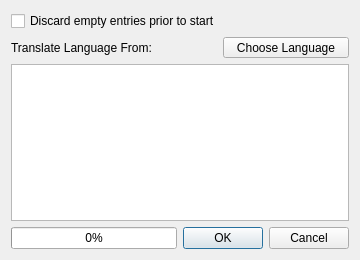
<?xml version="1.0" encoding="UTF-8"?>
<ui version="4.0">
 <class>LanguageTranslator</class>
 <widget class="QDialog" name="LanguageTranslator">
  <property name="geometry">
   <rect>
    <x>0</x>
    <y>0</y>
    <width>360</width>
    <height>260</height>
   </rect>
  </property>
  <property name="windowTitle">
   <string>Dialog</string>
  </property>
  <layout class="QVBoxLayout" name="verticalLayout">
   <item>
    <widget class="QCheckBox" name="checkBox">
     <property name="text">
      <string>Discard empty entries prior to start</string>
     </property>
    </widget>
   </item>
   <item>
    <layout class="QHBoxLayout" name="horizontalLayout_2">
     <item>
      <widget class="QLabel" name="labelName">
       <property name="text">
        <string>Translate Language From:</string>
       </property>
      </widget>
     </item>
     <item>
      <widget class="QToolButton" name="toolButton">
       <property name="text">
        <string>  Choose Language  </string>
       </property>
      </widget>
     </item>
    </layout>
   </item>
   <item>
    <widget class="QTextEdit" name="textEdit"/>
   </item>
   <item>
    <layout class="QHBoxLayout" name="horizontalLayout">
     <item>
      <widget class="QProgressBar" name="progressBar">
       <property name="value">
        <number>0</number>
       </property>
       <property name="textVisible">
        <bool>true</bool>
       </property>
       <property name="invertedAppearance">
        <bool>false</bool>
       </property>
      </widget>
     </item>
     <item>
      <widget class="QDialogButtonBox" name="buttonBox">
       <property name="orientation">
        <enum>Qt::Horizontal</enum>
       </property>
       <property name="standardButtons">
        <set>QDialogButtonBox::Cancel|QDialogButtonBox::Ok</set>
       </property>
      </widget>
     </item>
    </layout>
   </item>
  </layout>
 </widget>
 <resources/>
 <connections>
  <connection>
   <sender>buttonBox</sender>
   <signal>accepted()</signal>
   <receiver>LanguageTranslator</receiver>
   <slot>accept()</slot>
   <hints>
    <hint type="sourcelabel">
     <x>248</x>
     <y>254</y>
    </hint>
    <hint type="destinationlabel">
     <x>157</x>
     <y>274</y>
    </hint>
   </hints>
  </connection>
  <connection>
   <sender>buttonBox</sender>
   <signal>rejected()</signal>
   <receiver>LanguageTranslator</receiver>
   <slot>reject()</slot>
   <hints>
    <hint type="sourcelabel">
     <x>316</x>
     <y>260</y>
    </hint>
    <hint type="destinationlabel">
     <x>286</x>
     <y>274</y>
    </hint>
   </hints>
  </connection>
 </connections>
</ui>
